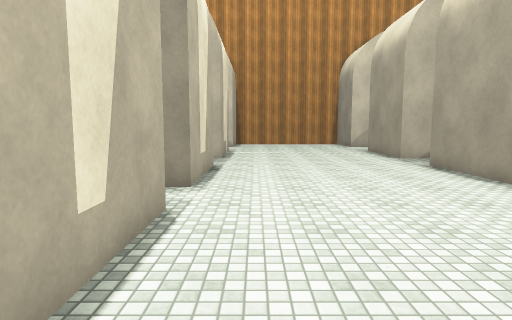
view 1 (above)

17 first-person views from a walk through a scene from a Unity 3-D project. The camera is 1.5 m above the floor, tilts 6° down and sees 75° across. The floor is counted in squares, 1 m on a side. Each view is taken from the middle of a square. On the plan, view 1 faces up. The plan holds only what a view shows up to about 15 squares ahead; the rest is blank. The place goes on beyond the plan. Surface patterns are stand-ins for the level's own textures.

view 2
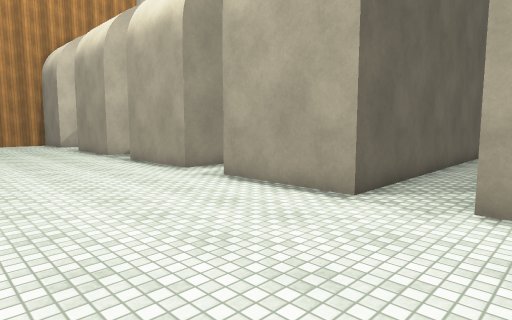

view 3
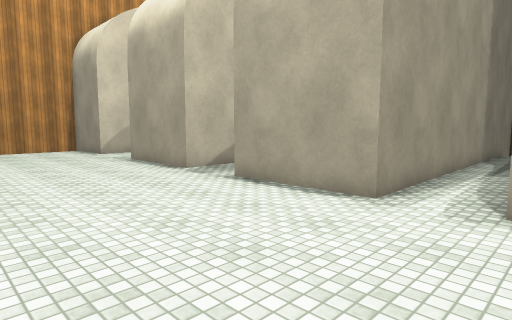

view 4
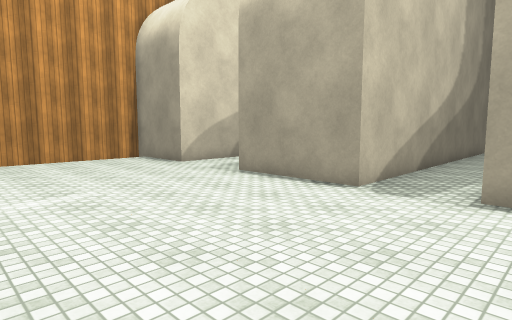

view 5
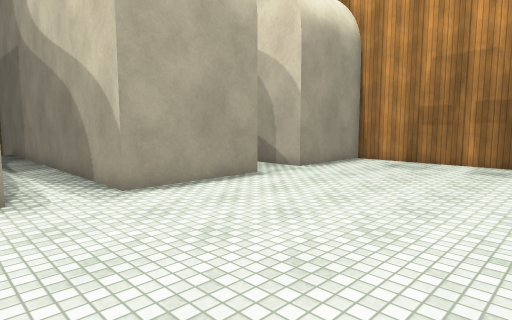

view 6
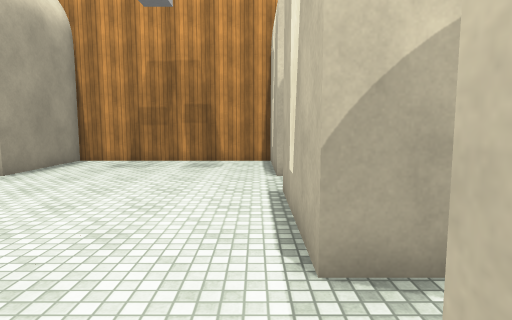

view 7
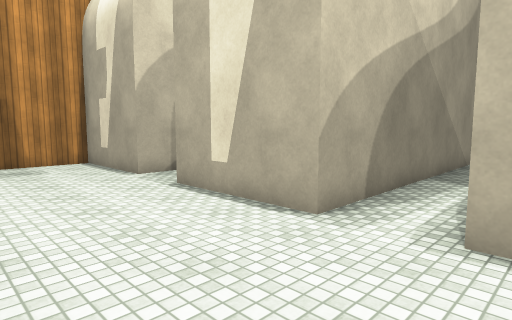

view 8
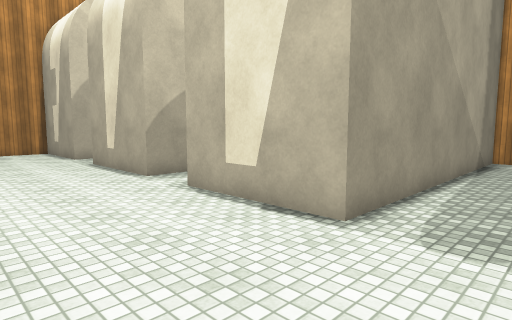

view 9
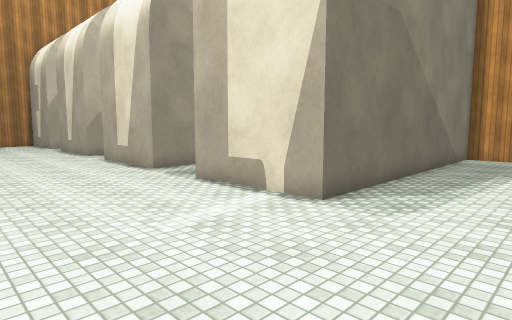

view 10
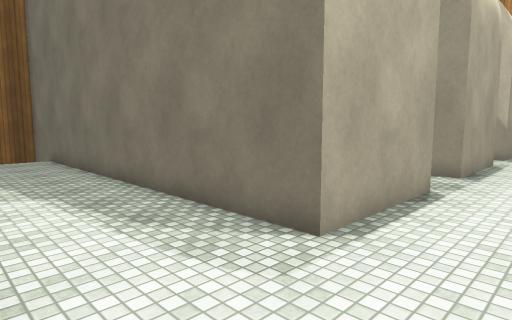

view 11
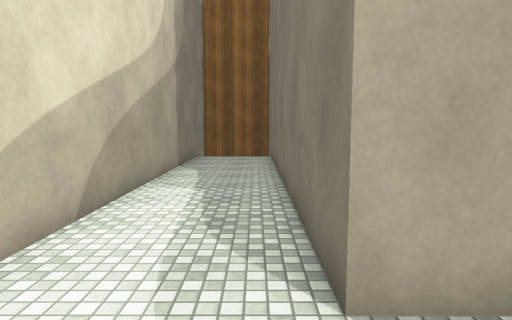

view 12
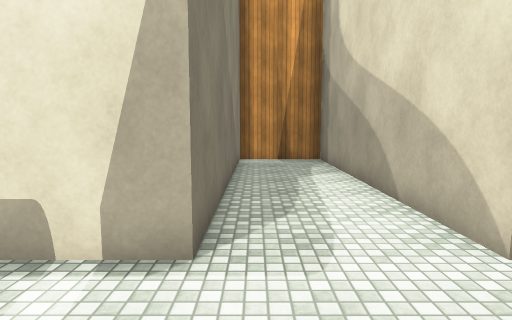

view 13
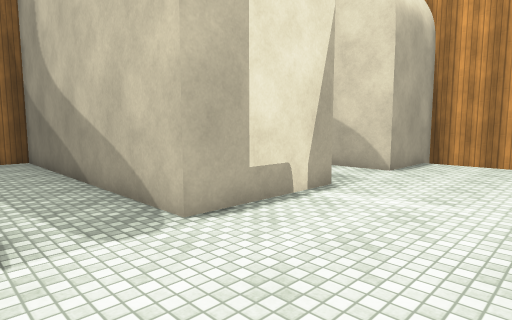

view 14
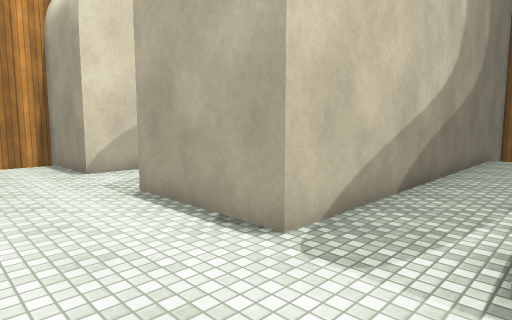

view 15
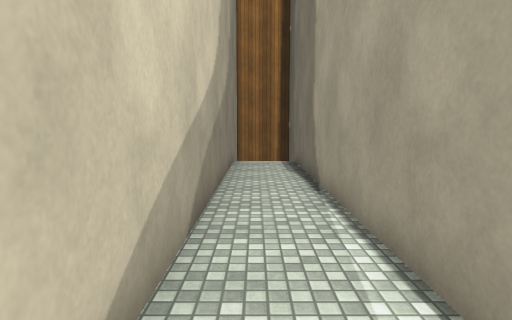

view 16
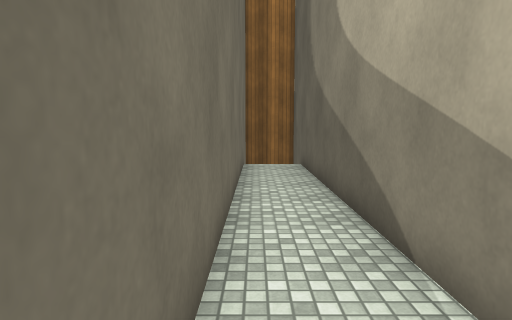

view 17
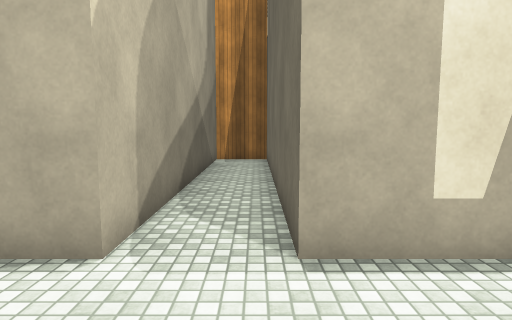

### Floor plan
Points are (right, up) in squares from view 1. A wall is a line through its corners. A room is listed if a view was taken in it or the views show most of it. See-through windows are left out.
Room 1 (views 1, 2, 3, 4, 5, 6, 7, 8, 9, 10, 11, 12, 13, 14, 15, 16, 17)
walls: (-11.8, 5.8) (-1.6, 5.8) (-1.6, 1.5) (-12.3, 1.5); (18.4, 8) (6.5, 8) (6.5, 12.4) (20.5, 12.4); (-1.6, 26.5) (-1.6, 22.8) (-12.6, 22.8) (-12.6, 19.3) (-1.6, 19.3) (-1.6, 14.9) (-12.6, 14.9) (-12.6, 12.4) (-1.6, 12.4) (-1.6, 8) (-2.3, 8); (20.5, 14.9) (6.5, 14.9) (6.5, 19.3) (20.5, 19.3); (-12.6, 1.5) (-12.6, -0.7) (-1.6, -0.7) (-1.6, -5.1) (6.5, -5.1) (6.5, -0.7) (20.5, -0.7); (20.5, 1.5) (6.5, 1.5) (6.5, 5.8) (17.1, 5.8); (19.1, 22.8) (6.5, 22.8) (6.5, 26.5)

Where each view was taken, in squares from view 1:
view 1: 0 up, 0 right, facing up
view 2: 2 down, 0 right, facing up-right
view 3: 5 up, 0 right, facing up-right
view 4: 11 up, 1 left, facing up-right
view 5: 9 up, 1 left, facing down-right
view 6: 9 up, 1 left, facing down
view 7: 9 up, 3 right, facing down-left
view 8: 15 up, 3 right, facing down-left
view 9: 23 up, 4 right, facing down-left
view 10: 23 up, 4 right, facing down-right
view 11: 20 up, 4 right, facing right
view 12: 20 up, 2 right, facing left
view 13: 12 up, 3 right, facing up-left
view 14: 12 up, 3 right, facing up-right
view 15: 14 up, 6 right, facing right
view 16: 1 up, 7 right, facing right
view 17: 1 up, 2 right, facing left
